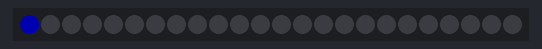
This program was run on a simulated BBC micro:bit running MicroPython. Parts: 24 RGB LEDs in strip order, left to right. Dim RGB values are drawn brighter than linear.

Above: at 0.15 s.
At 0.76 s:
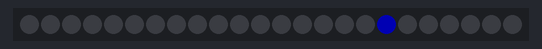
At 1.37 s:
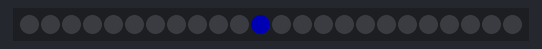
At 1.98 s:
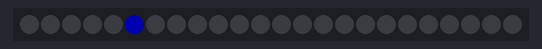
At 2.59 s:
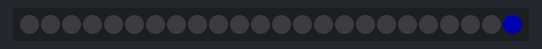

The program:

Spin_Blue.py
```python
#import the modules needed to run the script
from microbit import *
import neopixel

num_of_pix = 24 #number of leds on the halo
np = neopixel.NeoPixel(pin0, num_of_pix) # create a NeoPixel object on pin0

p = 0 # set pixel pointer to 0

while True:
    np.clear()
    np[p] = (0,0,60) # set the RGB values to be blue (red=0, green=0, blue=60)
    np.show()
    sleep(5)

    # if p is at the 24th ZIP LED, go back to 0 (back to the the start of the circle)
    if p < 23:
        p += 1
    else:
        p = 0
```

Measured:
- by itself, everything shown: repeats every 2.4 s, in 8 steps
